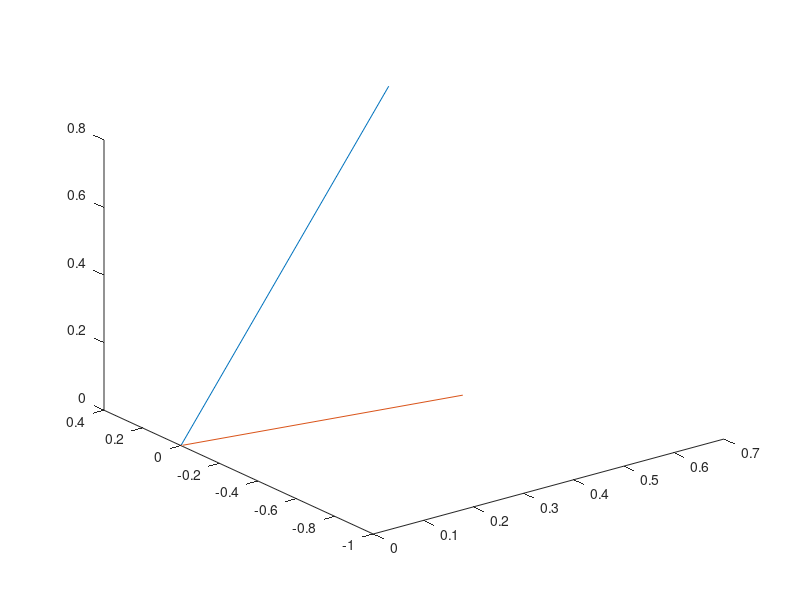

Source code (MATLAB):
f=[...
    0.557086014531156
    0.371390676354104
    0.742781352708207]

g=[...
    0.206284249251759
    -0.928279121632914
    0.309426373877638]
O=[0    0    0]'
plot3([O(1) f(1)],[O(2) f(2)],[O(3) f(3)])
hold on
plot3([O(1) g(1)],[O(2) g(2)],[O(3) g(3)])

f'*g
